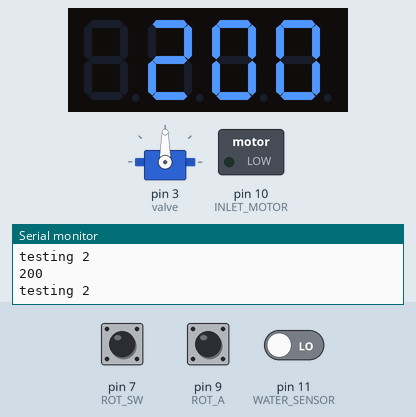
Recording of a sketch running on a simulated Arduino Uno, built with avr-gcc and run on an emulated ATmega328P. On the bench: 4-digit seven-segment display, servo, switched loads named in the sketch (green lamp = pin HIGH), the last lines printed to the serial monitor. The test bench sets the inputs (shaded band); at power-on: pin 7 (ROT_SW) HIGH, pin 9 (ROT_A) HIGH, pin 11 (WATER_SENSOR) LOW.

Above: at 1.2 s.
1.3 s: pin 7 (ROT_SW) pulled LOW for 3.2 s
At 2.8 s:
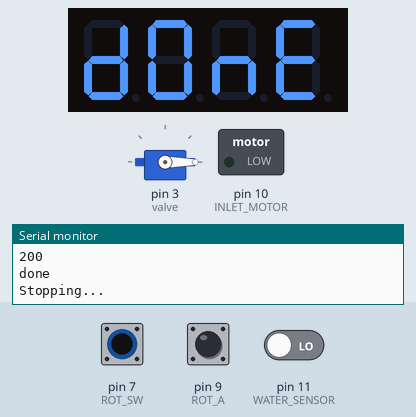
At 4.3 s:
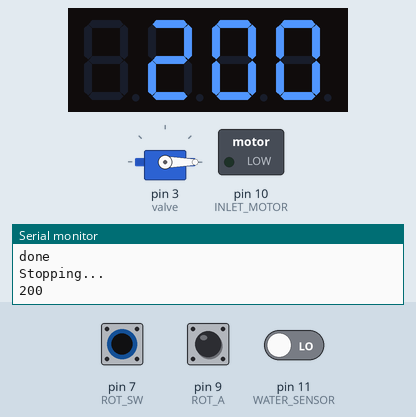
Timing chart, 0 to 5.8 s (numbered marks = the images above; inputs shaded):
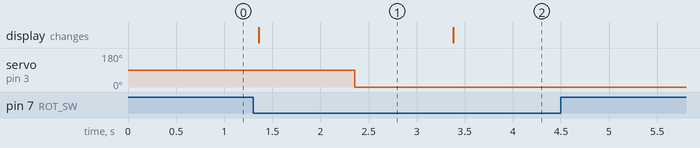

The sketch:

MudSkipper.ino
```cpp
#define WATER_SENSOR 11
#define INLET_MOTOR 10
#define ROT_A 9
#define ROT_B 8
#define ROT_SW 7
#define SEG_CLK 4
#define SEG_DIO 6

#define SERVO 3

#include <TM1637Display.h>
#include <Servo.h>

TM1637Display display(SEG_CLK, SEG_DIO);
Servo valve;

const uint8_t all_on[] = {0xff, 0xff, 0xff, 0xff};
const uint8_t done[] = {
  SEG_B | SEG_C | SEG_D | SEG_E | SEG_G,           // d
  SEG_A | SEG_B | SEG_C | SEG_D | SEG_E | SEG_F,   // O
  SEG_C | SEG_E | SEG_G,                           // n
  SEG_A | SEG_D | SEG_E | SEG_F | SEG_G            // E
};

int counter = 0;

//EDITABLE VALUES
int disp_count = 200;
int closed = 90;
int open = 0;
//-------------

int presentState;
int previousState;
bool count_active = false;
int sleep_counter = 0;
int user_input = 0;
int countdown_disp = 0;
bool active = false;
void setup() {
  Serial.begin(9600);
  pinMode(WATER_SENSOR, INPUT);
  pinMode(INLET_MOTOR, OUTPUT);
  pinMode(ROT_A, INPUT);
  pinMode(ROT_B, INPUT);
  pinMode(ROT_SW, INPUT);
  display.setBrightness(3);
  display.clear();
  valve.attach(3);
  previousState = digitalRead(ROT_A);
  Serial.println("Testing 33");
}


void loop() {
  Serial.println("testing 2");
  auto sw_push = digitalRead(ROT_SW);
  valve.write(90);
  digitalWrite(INLET_MOTOR, LOW);
  readEncoder();
  user_input = disp_count + 10 * counter;
  if (!count_active) {
    display.showNumberDec(user_input);
    Serial.println(user_input);
  }
  if (!sw_push) {
    display.setSegments(done);
    Serial.println("done");
    active = true;
    delay(1000);
    if (count_active) {
      count_active = false;
    } else {
      sleep_counter = 0;
      count_active = true;
    }

  }
  int state = 0; //0 is counting, 1 is filling, 2 is draining
  bool tank_filling = false;
  while (active) {
    auto sw_push = digitalRead(ROT_SW);
    auto water_level = digitalRead(WATER_SENSOR);
    valve.write(open);
    if (!sw_push) {
      active = false;
      Serial.println("Stopping...");
      delay(1000);
      sleep_counter = 0;
    }
    countdown_disp = user_input - sleep_counter;
    display.showNumberDec(countdown_disp);
    Serial.println(countdown_disp);
    unsigned int timer = 1000 * 60;
    if (state == 0) {
      delay(timer);
      sleep_counter++;
    }
    Serial.println(sleep_counter);
    if (sleep_counter >= user_input && tank_filling == false) {
      state = 1;
      Serial.println("Filling Tank");
      digitalWrite(INLET_MOTOR, HIGH);
      if (water_level) {
        state = 0;
        digitalWrite(INLET_MOTOR, LOW);
        Serial.println("TANK FILLED");
        tank_filling = true;
      }
    }
    if (sleep_counter >= 2 * user_input && state == 0) {
      valve.write(closed); // Valve open
      state = 2;
      Serial.println("TANK DRAINING");
      sleep_counter = 0;
      unsigned int timer2 = 3600 * 1000;
      delay(timer2); //let the tank drain
      state = 0;
      tank_filling = false;
    }


  }

}

void readEncoder() {
  presentState = digitalRead(ROT_A);
  if (presentState != previousState)
  {
    if (digitalRead(ROT_B) != presentState)
    {
      counter ++;
    }
    else {
      counter --;
    }
  }
  previousState = presentState; // Replace previous state of the ROT_A with the current state
}
```

Measured:
- after the input at 1.3 s, servo on pin 3 (valve): 90° → 0° after 1.1 s; the display: changes after 0.06 s (image 1)
- what the display in image 1 shows lasts 2.0 s, from 1.4 s to 3.4 s
